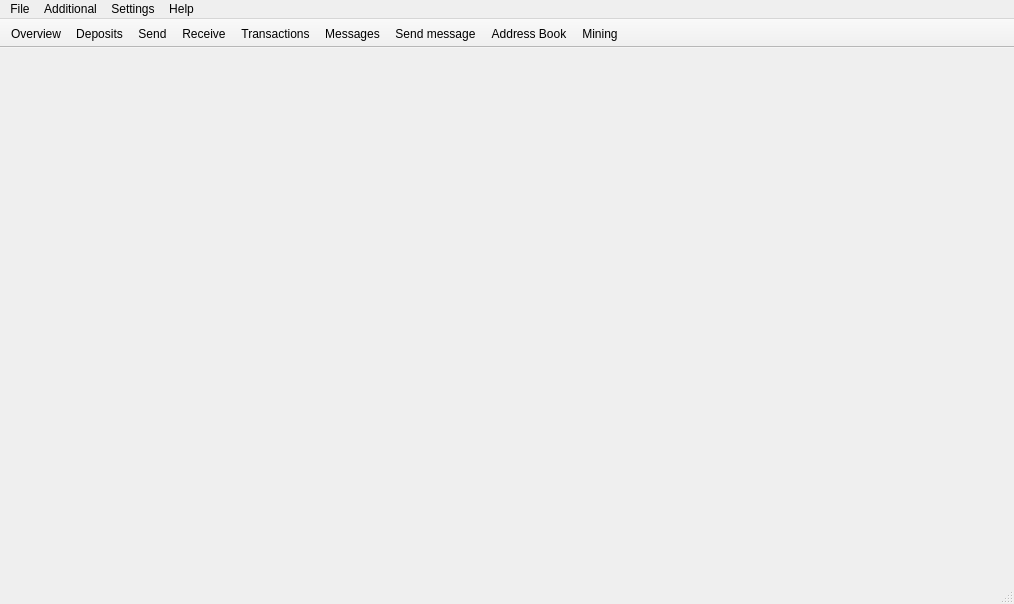
<?xml version="1.0" encoding="UTF-8"?>
<ui version="4.0">
 <class>MainWindow</class>
 <widget class="QMainWindow" name="MainWindow">
  <property name="geometry">
   <rect>
    <x>0</x>
    <y>0</y>
    <width>1014</width>
    <height>604</height>
   </rect>
  </property>
  <property name="sizePolicy">
   <sizepolicy hsizetype="Preferred" vsizetype="Preferred">
    <horstretch>0</horstretch>
    <verstretch>0</verstretch>
   </sizepolicy>
  </property>
  <property name="minimumSize">
   <size>
    <width>0</width>
    <height>0</height>
   </size>
  </property>
  <property name="maximumSize">
   <size>
    <width>16777215</width>
    <height>16777215</height>
   </size>
  </property>
  <property name="windowTitle">
   <string>MainWindow</string>
  </property>
  <property name="windowIcon">
   <iconset resource="../../resources.qrc">
    <normaloff>:/images/cryptonote</normaloff>:/images/cryptonote</iconset>
  </property>
  <widget class="QWidget" name="centralwidget">
   <layout class="QHBoxLayout" name="horizontalLayout">
    <property name="spacing">
     <number>0</number>
    </property>
    <property name="margin">
     <number>0</number>
    </property>
    <item>
     <widget class="WalletGui::OverviewFrame" name="m_overviewFrame">
      <property name="frameShape">
       <enum>QFrame::NoFrame</enum>
      </property>
      <property name="frameShadow">
       <enum>QFrame::Raised</enum>
      </property>
     </widget>
    </item>
    <item>
     <widget class="WalletGui::SendFrame" name="m_sendFrame">
      <property name="frameShape">
       <enum>QFrame::NoFrame</enum>
      </property>
      <property name="frameShadow">
       <enum>QFrame::Raised</enum>
      </property>
     </widget>
    </item>
    <item>
     <widget class="WalletGui::ReceiveFrame" name="m_receiveFrame">
      <property name="frameShape">
       <enum>QFrame::NoFrame</enum>
      </property>
      <property name="frameShadow">
       <enum>QFrame::Raised</enum>
      </property>
     </widget>
    </item>
    <item>
     <widget class="WalletGui::TransactionsFrame" name="m_transactionsFrame">
      <property name="frameShape">
       <enum>QFrame::NoFrame</enum>
      </property>
      <property name="frameShadow">
       <enum>QFrame::Raised</enum>
      </property>
     </widget>
    </item>
    <item>
     <widget class="WalletGui::AddressBookFrame" name="m_addressBookFrame">
      <property name="frameShape">
       <enum>QFrame::NoFrame</enum>
      </property>
      <property name="frameShadow">
       <enum>QFrame::Raised</enum>
      </property>
     </widget>
    </item>
    <item>
     <widget class="WalletGui::MessagesFrame" name="m_messagesFrame">
      <property name="frameShape">
       <enum>QFrame::NoFrame</enum>
      </property>
      <property name="frameShadow">
       <enum>QFrame::Raised</enum>
      </property>
     </widget>
    </item>
    <item>
     <widget class="WalletGui::SendMessageFrame" name="m_sendMessageFrame">
      <property name="frameShape">
       <enum>QFrame::NoFrame</enum>
      </property>
      <property name="frameShadow">
       <enum>QFrame::Raised</enum>
      </property>
     </widget>
    </item>
    <item>
     <widget class="WalletGui::MiningFrame" name="m_miningFrame">
      <property name="frameShape">
       <enum>QFrame::NoFrame</enum>
      </property>
      <property name="frameShadow">
       <enum>QFrame::Raised</enum>
      </property>
     </widget>
    </item>
    <item>
     <widget class="WalletGui::DepositsFrame" name="m_depositsFrame">
      <property name="frameShape">
       <enum>QFrame::NoFrame</enum>
      </property>
      <property name="frameShadow">
       <enum>QFrame::Raised</enum>
      </property>
     </widget>
    </item>
   </layout>
  </widget>
  <widget class="QMenuBar" name="menubar">
   <property name="geometry">
    <rect>
     <x>0</x>
     <y>0</y>
     <width>1014</width>
     <height>20</height>
    </rect>
   </property>
   <widget class="QMenu" name="menuFile">
    <property name="title">
     <string>File</string>
    </property>
    <addaction name="m_createWalletAction"/>
    <addaction name="m_openWalletAction"/>
    <addaction name="m_importKeyAction"/>
    <addaction name="m_backupWalletAction"/>
    <addaction name="m_resetAction"/>
    <addaction name="m_exitAction"/>
   </widget>
   <widget class="QMenu" name="menuSettings">
    <property name="title">
     <string>Settings</string>
    </property>
    <addaction name="m_encryptWalletAction"/>
    <addaction name="m_changePasswordAction"/>
    <addaction name="separator"/>
    <addaction name="m_startOnLoginAction"/>
    <addaction name="m_minimizeToTrayAction"/>
    <addaction name="m_closeToTrayAction"/>
   </widget>
   <widget class="QMenu" name="menuHelp">
    <property name="title">
     <string>Help</string>
    </property>
    <addaction name="m_aboutCryptonoteAction"/>
    <addaction name="m_aboutQtAction"/>
   </widget>
   <widget class="QMenu" name="menuAdditional">
    <property name="title">
     <string>Additional</string>
    </property>
    <addaction name="m_exchange"/>
    <addaction name="separator"/>
    <addaction name="m_Block_Explorer"/>
   </widget>
   <addaction name="menuFile"/>
   <addaction name="menuAdditional"/>
   <addaction name="menuSettings"/>
   <addaction name="menuHelp"/>
  </widget>
  <widget class="QToolBar" name="toolBar">
   <property name="windowTitle">
    <string>toolBar</string>
   </property>
   <property name="movable">
    <bool>false</bool>
   </property>
   <property name="toolButtonStyle">
    <enum>Qt::ToolButtonTextBesideIcon</enum>
   </property>
   <attribute name="toolBarArea">
    <enum>TopToolBarArea</enum>
   </attribute>
   <attribute name="toolBarBreak">
    <bool>false</bool>
   </attribute>
   <addaction name="m_overviewAction"/>
   <addaction name="m_depositsAction"/>
   <addaction name="m_sendAction"/>
   <addaction name="m_receiveAction"/>
   <addaction name="m_transactionsAction"/>
   <addaction name="m_messagesAction"/>
   <addaction name="m_sendMessageAction"/>
   <addaction name="m_addressBookAction"/>
   <addaction name="m_miningAction"/>
  </widget>
  <widget class="QStatusBar" name="statusBar"/>
  <action name="m_overviewAction">
   <property name="checkable">
    <bool>true</bool>
   </property>
   <property name="enabled">
    <bool>true</bool>
   </property>
   <property name="icon">
    <iconset resource="../../resources.qrc">
     <normaloff>:/icons/overview</normaloff>:/icons/overview</iconset>
   </property>
   <property name="text">
    <string>Overview</string>
   </property>
  </action>
  <action name="m_sendAction">
   <property name="checkable">
    <bool>true</bool>
   </property>
   <property name="enabled">
    <bool>true</bool>
   </property>
   <property name="icon">
    <iconset resource="../../resources.qrc">
     <normaloff>:/icons/send</normaloff>:/icons/send</iconset>
   </property>
   <property name="text">
    <string>Send</string>
   </property>
  </action>
  <action name="m_receiveAction">
   <property name="checkable">
    <bool>true</bool>
   </property>
   <property name="enabled">
    <bool>true</bool>
   </property>
   <property name="icon">
    <iconset resource="../../resources.qrc">
     <normaloff>:/icons/receive</normaloff>:/icons/receive</iconset>
   </property>
   <property name="text">
    <string>Receive</string>
   </property>
  </action>
  <action name="m_transactionsAction">
   <property name="checkable">
    <bool>true</bool>
   </property>
   <property name="enabled">
    <bool>true</bool>
   </property>
   <property name="icon">
    <iconset resource="../../resources.qrc">
     <normaloff>:/icons/transactions</normaloff>:/icons/transactions</iconset>
   </property>
   <property name="text">
    <string>Transactions</string>
   </property>
  </action>
  <action name="m_exitAction">
   <property name="enabled">
    <bool>true</bool>
   </property>
   <property name="text">
    <string>Exit</string>
   </property>
   <property name="shortcut">
    <string>Ctrl+Q</string>
   </property>
  </action>
  <action name="m_addressBookAction">
   <property name="checkable">
    <bool>true</bool>
   </property>
   <property name="enabled">
    <bool>true</bool>
   </property>
   <property name="icon">
    <iconset resource="../../resources.qrc">
     <normaloff>:/icons/address-book</normaloff>:/icons/address-book</iconset>
   </property>
   <property name="text">
    <string>Address Book</string>
   </property>
  </action>
  <action name="m_createWalletAction">
   <property name="enabled">
    <bool>true</bool>
   </property>
   <property name="text">
    <string>Create wallet</string>
   </property>
  </action>
  <action name="m_openWalletAction">
   <property name="enabled">
    <bool>true</bool>
   </property>
   <property name="text">
    <string>Open wallet</string>
   </property>
  </action>
  <action name="m_encryptWalletAction">
   <property name="enabled">
    <bool>true</bool>
   </property>
   <property name="text">
    <string>Encrypt wallet</string>
   </property>
  </action>
  <action name="m_changePasswordAction">
   <property name="enabled">
    <bool>true</bool>
   </property>
   <property name="text">
    <string>Change password</string>
   </property>
   <property name="toolTip">
    <string>Change password</string>
   </property>
  </action>
  <action name="m_aboutCryptonoteAction">
   <property name="enabled">
    <bool>true</bool>
   </property>
   <property name="text">
    <string>About</string>
   </property>
  </action>
  <action name="m_aboutQtAction">
   <property name="enabled">
    <bool>true</bool>
   </property>
   <property name="text">
    <string>About Qt</string>
   </property>
  </action>
  <action name="m_backupWalletAction">
   <property name="enabled">
    <bool>true</bool>
   </property>
   <property name="text">
    <string>Backup wallet</string>
   </property>
  </action>
  <action name="m_startOnLoginAction">
   <property name="checkable">
    <bool>true</bool>
   </property>
   <property name="text">
    <string>Start on system login</string>
   </property>
  </action>
  <action name="m_minimizeToTrayAction">
   <property name="checkable">
    <bool>true</bool>
   </property>
   <property name="text">
    <string>Minimize to tray</string>
   </property>
  </action>
  <action name="m_closeToTrayAction">
   <property name="checkable">
    <bool>true</bool>
   </property>
   <property name="text">
    <string>Close to tray</string>
   </property>
  </action>
  <action name="m_messagesAction">
   <property name="checkable">
    <bool>true</bool>
   </property>
   <property name="icon">
    <iconset resource="../../resources.qrc">
     <normaloff>:/icons/messages</normaloff>:/icons/messages</iconset>
   </property>
   <property name="text">
    <string>Messages</string>
   </property>
  </action>
  <action name="m_sendMessageAction">
   <property name="checkable">
    <bool>true</bool>
   </property>
   <property name="icon">
    <iconset resource="../../resources.qrc">
     <normaloff>:/icons/send_message</normaloff>:/icons/send_message</iconset>
   </property>
   <property name="text">
    <string>Send message</string>
   </property>
  </action>
  <action name="m_importKeyAction">
   <property name="text">
    <string>Import private key</string>
   </property>
  </action>
  <action name="m_miningAction">
   <property name="checkable">
    <bool>true</bool>
   </property>
   <property name="icon">
    <iconset resource="../../resources.qrc">
     <normaloff>:/icons/mining</normaloff>:/icons/mining</iconset>
   </property>
   <property name="text">
    <string>Mining</string>
   </property>
  </action>
  <action name="m_depositsAction">
   <property name="checkable">
    <bool>true</bool>
   </property>
   <property name="icon">
    <iconset resource="../../resources.qrc">
     <normaloff>:/icons/deposits</normaloff>:/icons/deposits</iconset>
   </property>
   <property name="text">
    <string>Deposits</string>
   </property>
  </action>
  <action name="m_resetAction">
   <property name="text">
    <string>Reset wallet</string>
   </property>
   <property name="toolTip">
    <string>Reset wallet</string>
   </property>
  </action>
  <action name="m_exchange">
   <property name="text">
    <string>Exchange</string>
   </property>
  </action>
  <action name="m_Block_Explorer">
   <property name="text">
    <string>Block Explorer</string>
   </property>
  </action>
 </widget>
 <customwidgets>
  <customwidget>
   <class>WalletGui::OverviewFrame</class>
   <extends>QFrame</extends>
   <header>gui/OverviewFrame.h</header>
   <container>1</container>
  </customwidget>
  <customwidget>
   <class>WalletGui::SendFrame</class>
   <extends>QFrame</extends>
   <header>gui/SendFrame.h</header>
   <container>1</container>
  </customwidget>
  <customwidget>
   <class>WalletGui::TransactionsFrame</class>
   <extends>QFrame</extends>
   <header>gui/TransactionsFrame.h</header>
   <container>1</container>
  </customwidget>
  <customwidget>
   <class>WalletGui::AddressBookFrame</class>
   <extends>QFrame</extends>
   <header>gui/AddressBookFrame.h</header>
   <container>1</container>
  </customwidget>
  <customwidget>
   <class>WalletGui::ReceiveFrame</class>
   <extends>QFrame</extends>
   <header>gui/ReceiveFrame.h</header>
   <container>1</container>
  </customwidget>
  <customwidget>
   <class>WalletGui::MessagesFrame</class>
   <extends>QFrame</extends>
   <header>gui/MessagesFrame.h</header>
   <container>1</container>
  </customwidget>
  <customwidget>
   <class>WalletGui::SendMessageFrame</class>
   <extends>QFrame</extends>
   <header>gui/SendMessageFrame.h</header>
   <container>1</container>
  </customwidget>
  <customwidget>
   <class>WalletGui::MiningFrame</class>
   <extends>QFrame</extends>
   <header>gui/MiningFrame.h</header>
   <container>1</container>
  </customwidget>
  <customwidget>
   <class>WalletGui::DepositsFrame</class>
   <extends>QFrame</extends>
   <header>gui/DepositsFrame.h</header>
   <container>1</container>
  </customwidget>
 </customwidgets>
 <resources>
  <include location="../../resources.qrc"/>
 </resources>
 <connections>
  <connection>
   <sender>m_overviewAction</sender>
   <signal>toggled(bool)</signal>
   <receiver>m_overviewFrame</receiver>
   <slot>setVisible(bool)</slot>
   <hints>
    <hint type="sourcelabel">
     <x>-1</x>
     <y>-1</y>
    </hint>
    <hint type="destinationlabel">
     <x>112</x>
     <y>333</y>
    </hint>
   </hints>
  </connection>
  <connection>
   <sender>m_sendAction</sender>
   <signal>toggled(bool)</signal>
   <receiver>m_sendFrame</receiver>
   <slot>setVisible(bool)</slot>
   <hints>
    <hint type="sourcelabel">
     <x>-1</x>
     <y>-1</y>
    </hint>
    <hint type="destinationlabel">
     <x>337</x>
     <y>333</y>
    </hint>
   </hints>
  </connection>
  <connection>
   <sender>m_receiveAction</sender>
   <signal>toggled(bool)</signal>
   <receiver>m_receiveFrame</receiver>
   <slot>setVisible(bool)</slot>
   <hints>
    <hint type="sourcelabel">
     <x>-1</x>
     <y>-1</y>
    </hint>
    <hint type="destinationlabel">
     <x>562</x>
     <y>333</y>
    </hint>
   </hints>
  </connection>
  <connection>
   <sender>m_transactionsAction</sender>
   <signal>toggled(bool)</signal>
   <receiver>m_transactionsFrame</receiver>
   <slot>setVisible(bool)</slot>
   <hints>
    <hint type="sourcelabel">
     <x>-1</x>
     <y>-1</y>
    </hint>
    <hint type="destinationlabel">
     <x>787</x>
     <y>333</y>
    </hint>
   </hints>
  </connection>
  <connection>
   <sender>m_addressBookAction</sender>
   <signal>toggled(bool)</signal>
   <receiver>m_addressBookFrame</receiver>
   <slot>setVisible(bool)</slot>
   <hints>
    <hint type="sourcelabel">
     <x>-1</x>
     <y>-1</y>
    </hint>
    <hint type="destinationlabel">
     <x>809</x>
     <y>320</y>
    </hint>
   </hints>
  </connection>
  <connection>
   <sender>m_createWalletAction</sender>
   <signal>triggered()</signal>
   <receiver>MainWindow</receiver>
   <slot>createWallet()</slot>
   <hints>
    <hint type="sourcelabel">
     <x>-1</x>
     <y>-1</y>
    </hint>
    <hint type="destinationlabel">
     <x>449</x>
     <y>299</y>
    </hint>
   </hints>
  </connection>
  <connection>
   <sender>m_openWalletAction</sender>
   <signal>triggered()</signal>
   <receiver>MainWindow</receiver>
   <slot>openWallet()</slot>
   <hints>
    <hint type="sourcelabel">
     <x>-1</x>
     <y>-1</y>
    </hint>
    <hint type="destinationlabel">
     <x>449</x>
     <y>299</y>
    </hint>
   </hints>
  </connection>
  <connection>
   <sender>m_encryptWalletAction</sender>
   <signal>triggered()</signal>
   <receiver>MainWindow</receiver>
   <slot>encryptWallet()</slot>
   <hints>
    <hint type="sourcelabel">
     <x>-1</x>
     <y>-1</y>
    </hint>
    <hint type="destinationlabel">
     <x>449</x>
     <y>299</y>
    </hint>
   </hints>
  </connection>
  <connection>
   <sender>m_changePasswordAction</sender>
   <signal>triggered()</signal>
   <receiver>MainWindow</receiver>
   <slot>encryptWallet()</slot>
   <hints>
    <hint type="sourcelabel">
     <x>-1</x>
     <y>-1</y>
    </hint>
    <hint type="destinationlabel">
     <x>449</x>
     <y>299</y>
    </hint>
   </hints>
  </connection>
  <connection>
   <sender>m_aboutQtAction</sender>
   <signal>triggered()</signal>
   <receiver>MainWindow</receiver>
   <slot>aboutQt()</slot>
   <hints>
    <hint type="sourcelabel">
     <x>-1</x>
     <y>-1</y>
    </hint>
    <hint type="destinationlabel">
     <x>449</x>
     <y>299</y>
    </hint>
   </hints>
  </connection>
  <connection>
   <sender>m_backupWalletAction</sender>
   <signal>triggered()</signal>
   <receiver>MainWindow</receiver>
   <slot>backupWallet()</slot>
   <hints>
    <hint type="sourcelabel">
     <x>-1</x>
     <y>-1</y>
    </hint>
    <hint type="destinationlabel">
     <x>449</x>
     <y>299</y>
    </hint>
   </hints>
  </connection>
  <connection>
   <sender>m_aboutCryptonoteAction</sender>
   <signal>triggered()</signal>
   <receiver>MainWindow</receiver>
   <slot>about()</slot>
   <hints>
    <hint type="sourcelabel">
     <x>-1</x>
     <y>-1</y>
    </hint>
    <hint type="destinationlabel">
     <x>459</x>
     <y>299</y>
    </hint>
   </hints>
  </connection>
  <connection>
   <sender>m_startOnLoginAction</sender>
   <signal>triggered(bool)</signal>
   <receiver>MainWindow</receiver>
   <slot>setStartOnLogin(bool)</slot>
   <hints>
    <hint type="sourcelabel">
     <x>-1</x>
     <y>-1</y>
    </hint>
    <hint type="destinationlabel">
     <x>459</x>
     <y>299</y>
    </hint>
   </hints>
  </connection>
  <connection>
   <sender>m_minimizeToTrayAction</sender>
   <signal>triggered(bool)</signal>
   <receiver>MainWindow</receiver>
   <slot>setMinimizeToTray(bool)</slot>
   <hints>
    <hint type="sourcelabel">
     <x>-1</x>
     <y>-1</y>
    </hint>
    <hint type="destinationlabel">
     <x>459</x>
     <y>299</y>
    </hint>
   </hints>
  </connection>
  <connection>
   <sender>m_closeToTrayAction</sender>
   <signal>triggered(bool)</signal>
   <receiver>MainWindow</receiver>
   <slot>setCloseToTray(bool)</slot>
   <hints>
    <hint type="sourcelabel">
     <x>-1</x>
     <y>-1</y>
    </hint>
    <hint type="destinationlabel">
     <x>459</x>
     <y>299</y>
    </hint>
   </hints>
  </connection>
  <connection>
   <sender>m_messagesAction</sender>
   <signal>toggled(bool)</signal>
   <receiver>m_messagesFrame</receiver>
   <slot>setVisible(bool)</slot>
   <hints>
    <hint type="sourcelabel">
     <x>-1</x>
     <y>-1</y>
    </hint>
    <hint type="destinationlabel">
     <x>843</x>
     <y>322</y>
    </hint>
   </hints>
  </connection>
  <connection>
   <sender>m_sendMessageAction</sender>
   <signal>toggled(bool)</signal>
   <receiver>m_sendMessageFrame</receiver>
   <slot>setVisible(bool)</slot>
   <hints>
    <hint type="sourcelabel">
     <x>-1</x>
     <y>-1</y>
    </hint>
    <hint type="destinationlabel">
     <x>854</x>
     <y>322</y>
    </hint>
   </hints>
  </connection>
  <connection>
   <sender>m_importKeyAction</sender>
   <signal>triggered()</signal>
   <receiver>MainWindow</receiver>
   <slot>importKey()</slot>
   <hints>
    <hint type="sourcelabel">
     <x>-1</x>
     <y>-1</y>
    </hint>
    <hint type="destinationlabel">
     <x>459</x>
     <y>299</y>
    </hint>
   </hints>
  </connection>
  <connection>
   <sender>m_miningAction</sender>
   <signal>toggled(bool)</signal>
   <receiver>m_miningFrame</receiver>
   <slot>setVisible(bool)</slot>
   <hints>
    <hint type="sourcelabel">
     <x>-1</x>
     <y>-1</y>
    </hint>
    <hint type="destinationlabel">
     <x>862</x>
     <y>322</y>
    </hint>
   </hints>
  </connection>
  <connection>
   <sender>m_depositsAction</sender>
   <signal>toggled(bool)</signal>
   <receiver>m_depositsFrame</receiver>
   <slot>setVisible(bool)</slot>
   <hints>
    <hint type="sourcelabel">
     <x>-1</x>
     <y>-1</y>
    </hint>
    <hint type="destinationlabel">
     <x>868</x>
     <y>322</y>
    </hint>
   </hints>
  </connection>
  <connection>
   <sender>m_resetAction</sender>
   <signal>triggered()</signal>
   <receiver>MainWindow</receiver>
   <slot>resetWallet()</slot>
   <hints>
    <hint type="sourcelabel">
     <x>-1</x>
     <y>-1</y>
    </hint>
    <hint type="destinationlabel">
     <x>506</x>
     <y>301</y>
    </hint>
   </hints>
  </connection>
  <connection>
   <sender>m_exchange</sender>
   <signal>triggered()</signal>
   <receiver>MainWindow</receiver>
   <slot>aboutQt()</slot>
   <hints>
    <hint type="sourcelabel">
     <x>-1</x>
     <y>-1</y>
    </hint>
    <hint type="destinationlabel">
     <x>506</x>
     <y>301</y>
    </hint>
   </hints>
  </connection>
  <connection>
   <sender>m_Block_Explorer</sender>
   <signal>triggered()</signal>
   <receiver>MainWindow</receiver>
   <slot>aboutQt()</slot>
   <hints>
    <hint type="sourcelabel">
     <x>-1</x>
     <y>-1</y>
    </hint>
    <hint type="destinationlabel">
     <x>506</x>
     <y>301</y>
    </hint>
   </hints>
  </connection>
 </connections>
 <slots>
  <slot>createWallet()</slot>
  <slot>openWallet()</slot>
  <slot>encryptWallet()</slot>
  <slot>aboutQt()</slot>
  <slot>backupWallet()</slot>
  <slot>about()</slot>
  <slot>setStartOnLogin(bool)</slot>
  <slot>setMinimizeToTray(bool)</slot>
  <slot>setCloseToTray(bool)</slot>
  <slot>importKey()</slot>
  <slot>resetWallet()</slot>
 </slots>
</ui>
